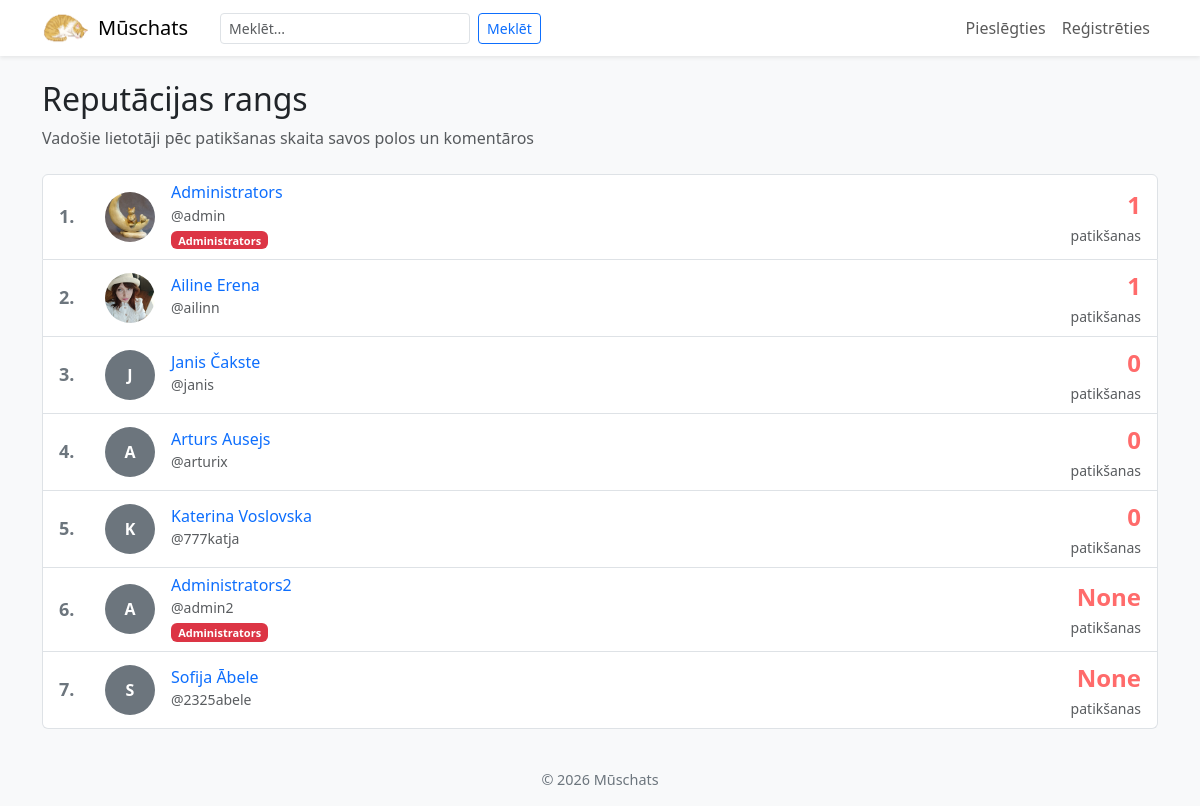
The page /leaderboard on the database as committed earlier.
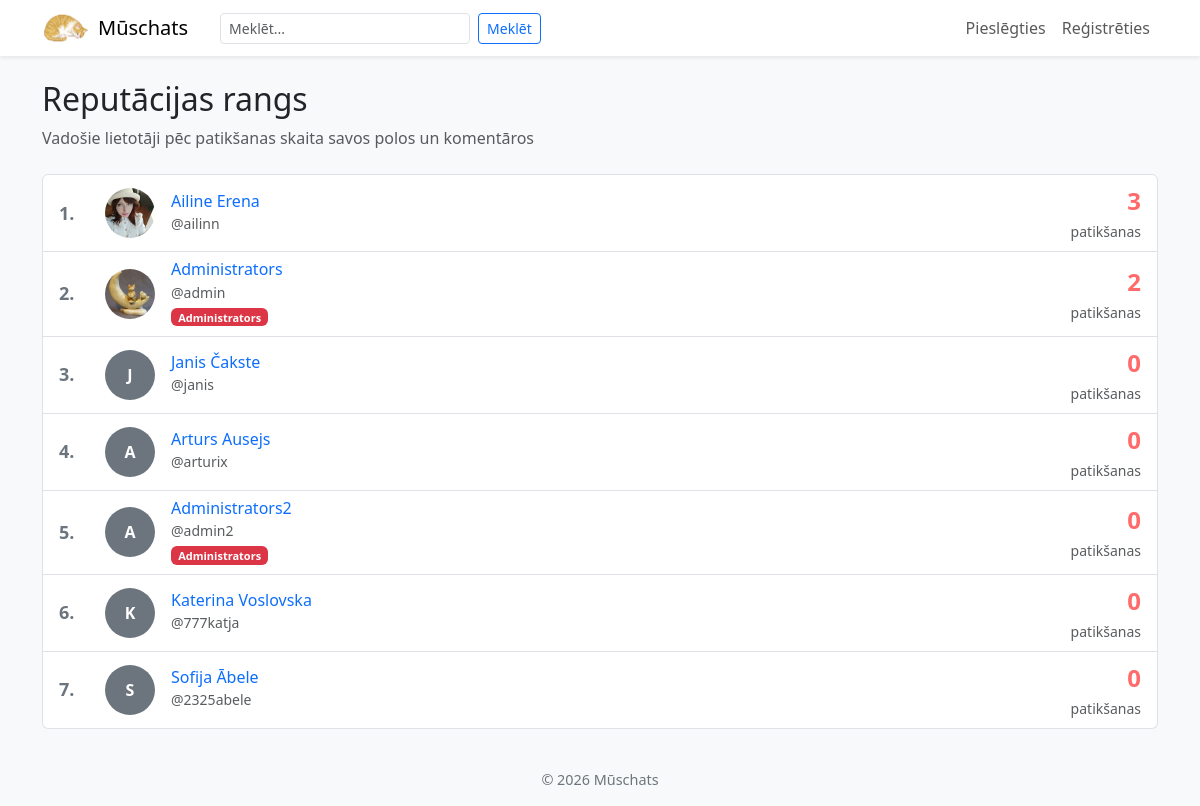
The same page on the database as committed later.
### app.py (models this page shows)
class Lietotaji(db.Model):
    __tablename__ = 'Lietotaji'
    id = db.Column(db.Integer, primary_key=True)
    lietotajvards = db.Column(db.String(80), unique=True, nullable=False)
    parole = db.Column(db.String(255), nullable=False)
    vards = db.Column(db.String(80), nullable=False)
    uzvards = db.Column(db.String(80), nullable=False)
    loma = db.Column(db.String(80), nullable=False)
    konta_bilde = db.Column(db.String(255), nullable=True)
    bio = db.Column(db.Text, nullable=True)
    epasts = db.Column(db.String(120), nullable=False, unique=True)
    ir_apstiprinats = db.Column(db.Boolean, default=True)
    reputacija = db.Column(db.Integer, default=0)

### app.py (the view)
@app.route('/leaderboard')
def leaderboard():
    top_users = Lietotaji.query.order_by(Lietotaji.reputacija.desc()).limit(50).all()
    return render_template('leaderboard.html', top_users=top_users)

### app.py (called while the page is built)
@app.context_processor
def inject_common():
    return {
        'ir_piesledzis': 'lietotajvards' in session,
        'current_year': datetime.utcnow().year
    }

### templates/leaderboard.html (shortened to what this page needs)
{% extends "layout.html" %}
{% block content %}
<div class="mb-4">
    <h2>Reputācijas rangs</h2>
    <p class="text-muted">Vadošie lietotāji pēc patikšanas skaita savos polos un komentāros</p>
</div>
{% if top_users %}
<div class="list-group">
    {% for user in top_users %}
    <div class="list-group-item">
        <div class="d-flex justify-content-between align-items-center">
            <div class="d-flex align-items-center">
                <div class="me-3" style="font-weight: bold; font-size: 18px; color: #6c757d; min-width: 30px;">
                    {{ loop.index }}.
                </div>
                <a href="{{ url_for('profils', lietotaja_vards=user.lietotajvards) }}" class="text-decoration-none">
                    {% if user.konta_bilde %}
                        <img src="{{ url_for('static', filename='uploads/' + user.konta_bilde) }}" alt="profils" class="rounded-circle me-3" style="width: 50px; height: 50px; object-fit: cover;">
                    {% else %}
                        <div class="rounded-circle bg-secondary me-3 d-flex align-items-center justify-content-center" style="width: 50px; height: 50px; color: white; font-weight: bold;">{{ user.vards[0] }}</div>
                    {% endif %}
                </a>
                <div>
                    <h6 class="mb-0">
                        <a href="{{ url_for('profils', lietotaja_vards=user.lietotajvards) }}" class="text-decoration-none">
                            {{ user.vards }} {{ user.uzvards }}
                        </a>
                    </h6>
                    <small class="text-muted">@{{ user.lietotajvards }}</small>
                    {% if user.loma == 'Administrators' %}
                        <br><span class="badge bg-danger" style="font-size: 11px;">Administrators</span>
                    {% endif %}
                </div>
            </div>
            <div class="text-end">
                <div style="font-size: 24px; font-weight: bold; color: #ff6b6b;">{{ user.reputacija }}</div>
                <small class="text-muted">patikšanas</small>
            </div>
        </div>
    </div>
    {% endfor %}
</div>
{% else %}
<p class="text-muted">Nav datu.</p>
{% endif %}
{% endblock %}

Rows that differ between the two databases and show on the page:
changed Lietotaji "Ailine": reputacija "1" → "3"; moves up the list
changed Lietotaji "Administrators": reputacija "1" → "2"
changed Lietotaji "Administrators2": reputacija "None" → "0"; moves up the list
changed Lietotaji "Sofija": reputacija "None" → "0"
